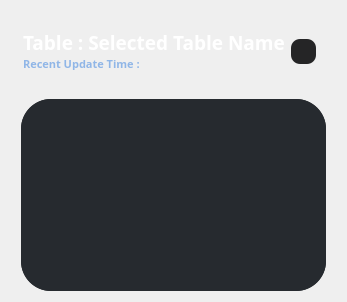
            <widget class="QWidget" name="page_table_container">
             <layout class="QVBoxLayout" name="verticalLayout_8">
              <item>
               <widget class="QWidget" name="text_and_btn" native="true">
                <property name="minimumSize">
                 <size>
                  <width>0</width>
                  <height>82</height>
                 </size>
                </property>
                <property name="maximumSize">
                 <size>
                  <width>16777215</width>
                  <height>82</height>
                 </size>
                </property>
                <property name="styleSheet">
                 <string notr="true">QPushButton {
	background-color : #252526;
	border-radius : 9px;
}

QPushButton:hover {
	background-color : #33363a;
	border-radius : 9px;
}

QPushButton:pressed {
	background-color : #90b6e7;
	border-radius : 9px;
}</string>
                </property>
                <layout class="QHBoxLayout" name="horizontalLayout_6">
                 <property name="spacing">
                  <number>0</number>
                 </property>
                 <property name="leftMargin">
                  <number>0</number>
                 </property>
                 <property name="topMargin">
                  <number>0</number>
                 </property>
                 <property name="rightMargin">
                  <number>0</number>
                 </property>
                 <property name="bottomMargin">
                  <number>0</number>
                 </property>
                 <item>
                  <widget class="QWidget" name="text_container_2" native="true">
                   <property name="minimumSize">
                    <size>
                     <width>0</width>
                     <height>0</height>
                    </size>
                   </property>
                   <property name="maximumSize">
                    <size>
                     <width>16777215</width>
                     <height>40</height>
                    </size>
                   </property>
                   <layout class="QVBoxLayout" name="verticalLayout_9">
                    <property name="spacing">
                     <number>6</number>
                    </property>
                    <property name="leftMargin">
                     <number>0</number>
                    </property>
                    <property name="topMargin">
                     <number>0</number>
                    </property>
                    <property name="rightMargin">
                     <number>0</number>
                    </property>
                    <property name="bottomMargin">
                     <number>0</number>
                    </property>
                    <item>
                     <widget class="QLabel" name="table_title_label">
                      <property name="maximumSize">
                       <size>
                        <width>16777215</width>
                        <height>20</height>
                       </size>
                      </property>
                      <property name="font">
                       <font>
                        <family>Comfortaa</family>
                        <pointsize>14</pointsize>
                        <bold>true</bold>
                       </font>
                      </property>
                      <property name="styleSheet">
                       <string notr="true">color: #ffffff; 
margin-left : 7px; </string>
                      </property>
                      <property name="text">
                       <string>Table : Selected Table Name</string>
                      </property>
                     </widget>
                    </item>
                    <item>
                     <widget class="QLabel" name="table_update_label">
                      <property name="maximumSize">
                       <size>
                        <width>16777215</width>
                        <height>12</height>
                       </size>
                      </property>
                      <property name="font">
                       <font>
                        <family>Comfortaa</family>
                        <pointsize>8</pointsize>
                        <bold>true</bold>
                       </font>
                      </property>
                      <property name="styleSheet">
                       <string notr="true">margin-left : 9px; 
color : #90b6e7;</string>
                      </property>
                      <property name="text">
                       <string>Recent Update Time : </string>
                      </property>
                     </widget>
                    </item>
                   </layout>
                  </widget>
                 </item>
                 <item>
                  <widget class="QPushButton" name="page_table_set_preference">
                   <property name="maximumSize">
                    <size>
                     <width>25</width>
                     <height>25</height>
                    </size>
                   </property>
                   <property name="styleSheet">
                    <string notr="true">QPushButton#page_table_set_preference {
    icon: url(:/png/png/set_preference.png);
    icon-size: 17px 17px;
}
QPushButton#page_table_set_preference:pressed {
    icon: url(:/png_press/png/set_preference_press.png);
    icon-size: 17px 17px;
}</string>
                   </property>
                   <property name="text">
                    <string/>
                   </property>
                  </widget>
                 </item>
                 <item>
                  <spacer name="horizontalSpacer_2">
                   <property name="orientation">
                    <enum>Qt::Orientation::Horizontal</enum>
                   </property>
                   <property name="sizeType">
                    <enum>QSizePolicy::Policy::Fixed</enum>
                   </property>
                   <property name="sizeHint" stdset="0">
                    <size>
                     <width>20</width>
                     <height>20</height>
                    </size>
                   </property>
                  </spacer>
                 </item>
                </layout>
               </widget>
              </item>
              <item>
               <widget class="QWidget" name="table_container" native="true">
                <property name="maximumSize">
                 <size>
                  <width>16777215</width>
                  <height>16777215</height>
                 </size>
                </property>
                <property name="styleSheet">
                 <string notr="true">background-color : #262a2f;
border-radius:30px;
margin-left : 10px;
margin-right : 10px;</string>
                </property>
                <layout class="QVBoxLayout" name="verticalLayout_10">
                 <property name="spacing">
                  <number>0</number>
                 </property>
                 <property name="leftMargin">
                  <number>0</number>
                 </property>
                 <property name="topMargin">
                  <number>0</number>
                 </property>
                 <property name="rightMargin">
                  <number>0</number>
                 </property>
                 <property name="bottomMargin">
                  <number>0</number>
                 </property>
                 <item>
                  <widget class="QTableView" name="tableView">
                   <property name="styleSheet">
                    <string notr="true"/>
                   </property>
                  </widget>
                 </item>
                </layout>
               </widget>
              </item>
             </layout>
            </widget>
